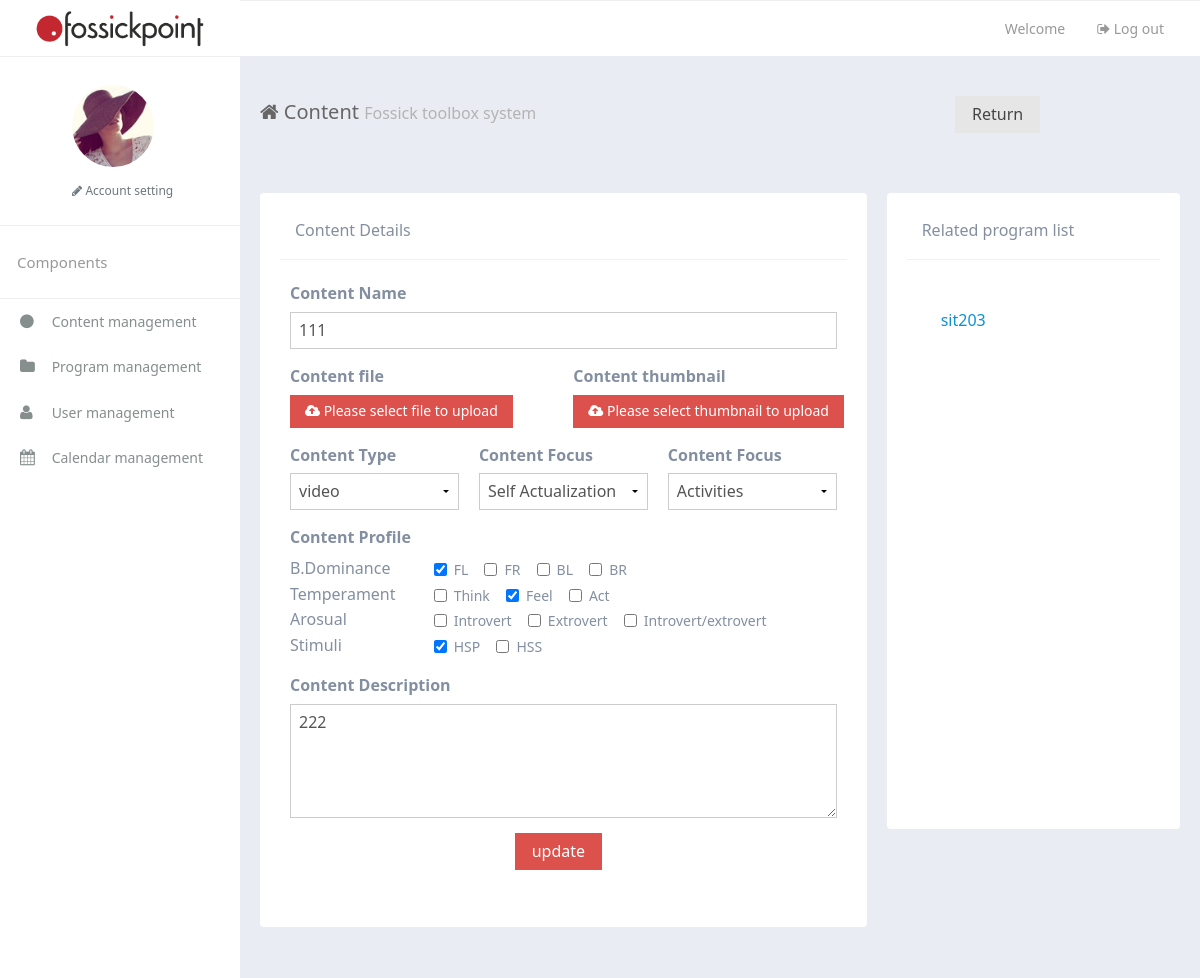
The page /toolbox/content/19/ (signed in) on the database its author committed.
### toolbox/models.py (models this page shows, shortened)
class Content(models.Model):
    name = models.CharField(max_length=100)
    type_choice = (('doc','doc'),('pdf','pdf'),('image', 'image'),('video', 'video'),('audio', 'audio'),('other','other'))
    type = models.CharField(max_length=30,choices=type_choice)
    focus_choice = (('Emotional Intelligence','Emotional Intelligence'),('Social Intelligence','Social Intelligence'),('Self Actualization','Self Actualization'))
    focus = models.CharField(max_length=30,choices=focus_choice,default='Emotional Intelligence')
    tag_choice = (('Images','Images'),('Formulas','Formulas'),('Activities','Activities'),('Skills','Skills'),('Social frameworks','Social frameworks'),('Concepts','Concepts'),('Myths & notions','Myths & notions'),('Principles','Principles'))
    tag = models.CharField(max_length=30,choices=tag_choice)
    thumbnail = models.ImageField(upload_to='contents/', null=True)
    profile = models.ManyToManyField(Profile)
    profileText = models.TextField(max_length=100,default='')
    keyword = models.CharField(max_length=100)
    address = models.FileField(upload_to='contents/')

class Program(models.Model):
    name = models.CharField(max_length=100)
    describe = models.CharField(max_length=200)
    contentsNumber = models.IntegerField(default=0)

### toolbox/views.py (the view)
# urls.py: url(r'^content/(?P<contentID>[0-9]+)/$',views.content,name="content"),
def content(request,contentID):
    if 'uuid' in request.session:
        content = Content.objects.get(id=contentID)
        programdetails = ProgramDetail.objects.filter(content=content)
        programList = []
        for programdetail in programdetails:
            program = programdetail.program
            programList.append(program)
        context = {"content" : content, "programList": programList}
        return render(request, "toolbox/content.html", context)
    else:
        return HttpResponse("You have not login")

### toolbox/models.py (called while the page is built)
    def __str__(self):  # __unicode__ on Python 2
        return self.profileName

### toolbox/templates/toolbox/content.html (shortened to what this page needs)
{% extends 'toolbox/_base.html' %} {% load static %} {% block csslink %} {% endblock %} {% block title %} Content {% endblock %} {% block main %}
<div class="row-content am-cf">
    <div class="row am-cf">
        <div class="am-u-sm-12 am-u-md-12 am-u-lg-8">
            <form id="contentForm" class="am-form">
                <div class="widget am-cf">
                    <div class="widget-head am-cf">
                        <div class="widget-title am-fl">Content Details</div>
                    </div>
                    <fieldset>
                        <div class="row">
                            <div class="am-form-group am-u-lg-12">
                                <label for="contentName">Content Name</label>
                                <input type="text" class="" id="contentName" value="{{content.name}}" name="contentName">
                            </div>
                        </div>
                        <div class="row">
                            <div class="am-form-group am-form-file am-u-lg-6">
                                <label for="doc-ipt-file-2">Content file</label>
                                <div>
                                    <button type="button" class="am-btn am-btn-danger am-btn-sm">
                                        <i class="am-icon-cloud-upload"></i> Please select file to upload
                                    </button>
                                </div>
                            </div>
                            <div class="am-form-group am-form-file am-u-lg-6">
                                <label for="doc-ipt-file-2">Content thumbnail</label>
                                <div>
                                    <button type="button" class="am-btn am-btn-danger am-btn-sm">
                                        <i class="am-icon-cloud-upload"></i> Please select thumbnail to upload
                                    </button>
                                </div>
                            </div>
                        </div>
                        <div class="row">
                            <div class="am-form-group am-u-lg-4">
                                <label for="contentType">Content Type</label>
                                <select id="contentType">
                                    <option value="video">video</option>
                                </select>
                            </div>
                            <div class="am-form-group am-u-lg-4">
                                <label for="contentFocus">Content Focus</label>
                                <select id="contentFocus">
                                    <option value="Self Actualization">Self Actualization</option>
                                </select>
                            </div>
                            <div class="am-form-group am-u-lg-4">
                                <label for="contentTag">Content Focus</label>
                                <select id="contentTag">
                                    <option value="Activities">Activities</option>
                                </select>
                            </div>
                        </div>
                        <div class="row">
                            <div class="am-form-group am-u-lg-12">
                                <label for="contentProfile" style="display:block">Content Profile</label>
                                <div class="row" id="contentProfile">
                                    <div class="am-u-lg-3">
                                        B.Dominance
                                    </div>
                                    <div class="am-u-lg-9">
                                        <label class="am-checkbox-inline">
                                            <input type="checkbox" value="FL" data-am-ucheck id="FL1" name="chk">FL
                                        </label>
                                        <label class="am-checkbox-inline">
                                            <input type="checkbox" value="FR" data-am-ucheck id="FR1" name="chk">FR
                                        </label>
                                        <label class="am-checkbox-inline">
                                            <input type="checkbox" value="BL" data-am-ucheck id="BL1" name="chk">BL
                                        </label>
                                        <label class="am-checkbox-inline">
                                            <input type="checkbox" value="BR" data-am-ucheck id="BR1" name="chk">BR
                                        </label>
                                    </div>
                                </div>
                                <div class="row">
                                    <div class="am-u-sm-3">
                                        Temperament
                                    </div>
                                    <div class="am-u-sm-9">
                                        <label class="am-checkbox-inline">
                                            <input type="checkbox" value="Think" data-am-ucheck id="Think1" name="chk">Think
                                        </label>
                                        <label class="am-checkbox-inline">
                                            <input type="checkbox" value="Feel" data-am-ucheck id="Feel1" name="chk">Feel
                                        </label>
                                        <label class="am-checkbox-inline">
                                            <input type="checkbox" value="Act" data-am-ucheck id="Act1" name="chk">Act
                                        </label>
                                    </div>
                                </div>
                                <div class="row">
                                    <div class="am-u-sm-3">
                                        Arosual
                                    </div>
                                    <div class="am-u-sm-9">
                                        <label class="am-checkbox-inline">
                                            <input type="checkbox" value="Introvert" data-am-ucheck id="Introvert1" name="chk">Introvert
                                        </label>
                                        <label class="am-checkbox-inline">
                                            <input type="checkbox" value="Extrovert" data-am-ucheck id="Extrovert1" name="chk">Extrovert
                                        </label>
                                        <label class="am-checkbox-inline">
                                            <input type="checkbox" value="Introvert/extrovert" data-am-ucheck id="Intorvert/extrovert1" name="chk">Introvert/extrovert
                                        </label>
                                    </div>
                                </div>
                                <div class="row">
                                    <div class="am-u-sm-3">
                                        Stimuli
                                    </div>
                                    <div class="am-u-sm-9">
                                        <label class="am-checkbox-inline">
                                            <input type="checkbox" value="HSP" data-am-ucheck id="HSP1" name="chk">HSP
                                        </label>
                                        <label class="am-checkbox-inline">
                                            <input type="checkbox" value="HSS" data-am-ucheck id="HSS1" name="chk">HSS
                                        </label>
                                    </div>
                                </div>
                            </div>
                        </div>
                        <div class="row">
                        <div class="am-form-group am-u-lg-12">
                            <label for="contentDiscription">Content Description</label>
                            <textarea class="" rows="5" id="contentDiscription">{{content.keyword}}</textarea>
                        </div>
                        <div class="row">
                            <p style="margin-left:40%" class="am-u-lg-12"><button type="button" class="am-btn am-btn-danger">update</button></p>
                        </div>
                    </div>
                </fieldset>
                </div>
            </form>
        </div>
        <div class="am-u-sm-12 am-u-md-4 am-u-lg-4">
            <div class="widget am-cf">
                <div class="widget-head am-cf">
                    <div class="widget-title  am-cf">Related program list</div>
                </div>
                    <div style="margin-top:40px;" id="contentDiv">
                        <ol id="contentList" class="am-list-static am-list-striped" style="height: 500px;" >
                            {% if programList %} {% for program in programList %}
                            <li id="{{content.id}}"><a href="{% url 'programdetail' programID=program.id %}">{{program.name}}</a></li>
                            {% endfor %} {% endif %}
                        </ol>
                    </div>
            </div>
        </div>
    </div>
</div>
    {% endblock %}

### toolbox/static/toolbox/css/app.css (style rules this page uses)
ul, li { list-style: none; padding: 0; margin: 0; }
.row { margin-right: -10px; margin-left: -10px; }
.widget { width: 100%; min-height: 148px; margin-bottom: 20px; border-radius: 0; position: relative; }
.widget-head { width: 100%; padding: 15px; }
.widget-title { font-size: 14px; }
.row-content { padding: 20px; }
.theme-white { background: #e9ecf3; }
.theme-white .widget-head { border-bottom: 1px solid #eef1f5; }
.theme-white .widget { padding: 10px 20px 13px; background-color: #fff; border-radius: 4px; color: #838FA1; }
.theme-white .widget-title { font-size: 16px; }
@media screen and (min-width: 641px) { [class*=am-u-] { padding-left: 10px; padding-right: 10px; } }

### rows shown on the page
Content: contentName "111", keyword "222"
Program: name "sit203"
